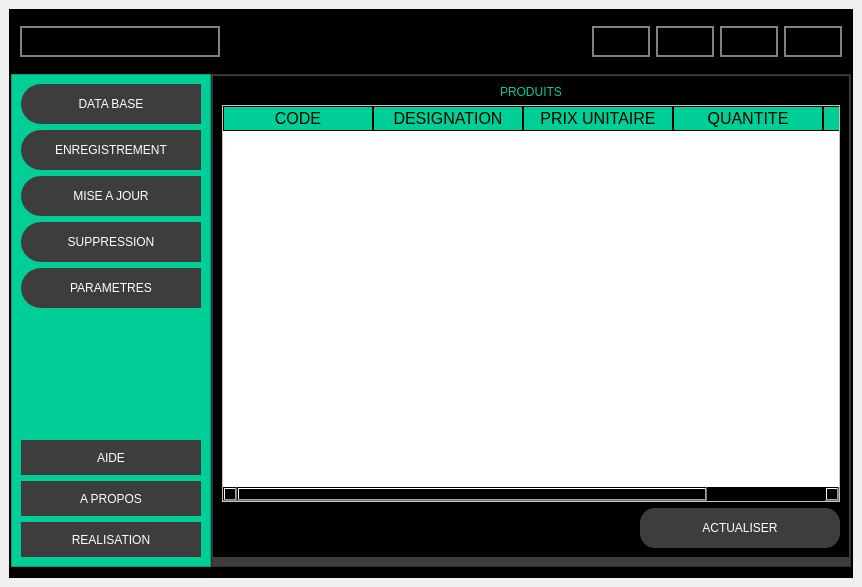
<?xml version="1.0" encoding="UTF-8"?>
<ui version="4.0">
 <class>MainWindow</class>
 <widget class="QMainWindow" name="MainWindow">
  <property name="geometry">
   <rect>
    <x>0</x>
    <y>0</y>
    <width>862</width>
    <height>587</height>
   </rect>
  </property>
  <property name="windowTitle">
   <string>MainWindow</string>
  </property>
  <widget class="QWidget" name="centralwidget">
   <layout class="QVBoxLayout" name="verticalLayout">
    <item>
     <widget class="QFrame" name="frame">
      <property name="styleSheet">
       <string notr="true">background-color: rgb(0, 0, 0);</string>
      </property>
      <property name="frameShape">
       <enum>QFrame::StyledPanel</enum>
      </property>
      <property name="frameShadow">
       <enum>QFrame::Raised</enum>
      </property>
      <layout class="QVBoxLayout" name="verticalLayout_2" stretch="1,8">
       <property name="spacing">
        <number>0</number>
       </property>
       <property name="leftMargin">
        <number>0</number>
       </property>
       <property name="topMargin">
        <number>0</number>
       </property>
       <property name="rightMargin">
        <number>0</number>
       </property>
       <property name="bottomMargin">
        <number>0</number>
       </property>
       <item>
        <widget class="QFrame" name="frame_superieur">
         <property name="styleSheet">
          <string notr="true">QFrame{
	background-color:rgb(0,0,0);
}

QPushButton{
	background-color:#000000ff;
	border-radius: 20px;
	color:springgreen;
	font-weight:bold;
	font-size:18px;
	padding:3px;
	border:2px solid gray;
}

QPushButton:hover{
	background-color:rgb(61,61,61);
	border-radius: 20px;
	border:2px solid white;
}</string>
         </property>
         <property name="frameShape">
          <enum>QFrame::StyledPanel</enum>
         </property>
         <property name="frameShadow">
          <enum>QFrame::Raised</enum>
         </property>
         <layout class="QHBoxLayout" name="horizontalLayout">
          <item>
           <widget class="QPushButton" name="btn_menu">
            <property name="minimumSize">
             <size>
              <width>200</width>
              <height>0</height>
             </size>
            </property>
            <property name="cursor">
             <cursorShape>PointingHandCursor</cursorShape>
            </property>
            <property name="text">
             <string/>
            </property>
            <property name="icon">
             <iconset>
              <normaloff>QSS/Icons/menu_focus.png</normaloff>QSS/Icons/menu_focus.png</iconset>
            </property>
            <property name="iconSize">
             <size>
              <width>38</width>
              <height>38</height>
             </size>
            </property>
           </widget>
          </item>
          <item>
           <spacer name="horizontalSpacer">
            <property name="orientation">
             <enum>Qt::Horizontal</enum>
            </property>
            <property name="sizeHint" stdset="0">
             <size>
              <width>335</width>
              <height>20</height>
             </size>
            </property>
           </spacer>
          </item>
          <item>
           <widget class="QPushButton" name="btn_reduire">
            <property name="cursor">
             <cursorShape>PointingHandCursor</cursorShape>
            </property>
            <property name="text">
             <string/>
            </property>
            <property name="icon">
             <iconset>
              <normaloff>QSS/Icons/minus_focus.png</normaloff>QSS/Icons/minus_focus.png</iconset>
            </property>
            <property name="iconSize">
             <size>
              <width>38</width>
              <height>38</height>
             </size>
            </property>
           </widget>
          </item>
          <item>
           <widget class="QPushButton" name="btn_minimiser">
            <property name="cursor">
             <cursorShape>PointingHandCursor</cursorShape>
            </property>
            <property name="text">
             <string/>
            </property>
            <property name="icon">
             <iconset>
              <normaloff>QSS/Icons/minimize-2_focus.png</normaloff>QSS/Icons/minimize-2_focus.png</iconset>
            </property>
            <property name="iconSize">
             <size>
              <width>38</width>
              <height>38</height>
             </size>
            </property>
           </widget>
          </item>
          <item>
           <widget class="QPushButton" name="btn_maximiser">
            <property name="cursor">
             <cursorShape>PointingHandCursor</cursorShape>
            </property>
            <property name="text">
             <string/>
            </property>
            <property name="icon">
             <iconset>
              <normaloff>QSS/Icons/maximize-2_focus.png</normaloff>QSS/Icons/maximize-2_focus.png</iconset>
            </property>
            <property name="iconSize">
             <size>
              <width>38</width>
              <height>38</height>
             </size>
            </property>
           </widget>
          </item>
          <item>
           <widget class="QPushButton" name="btn_fermer">
            <property name="cursor">
             <cursorShape>PointingHandCursor</cursorShape>
            </property>
            <property name="text">
             <string/>
            </property>
            <property name="icon">
             <iconset>
              <normaloff>QSS/Icons/window_close_focus.png</normaloff>QSS/Icons/window_close_focus.png</iconset>
            </property>
            <property name="iconSize">
             <size>
              <width>38</width>
              <height>38</height>
             </size>
            </property>
           </widget>
          </item>
         </layout>
        </widget>
       </item>
       <item>
        <widget class="QFrame" name="frame_contenu">
         <property name="minimumSize">
          <size>
           <width>0</width>
           <height>42</height>
          </size>
         </property>
         <property name="frameShape">
          <enum>QFrame::StyledPanel</enum>
         </property>
         <property name="frameShadow">
          <enum>QFrame::Raised</enum>
         </property>
         <layout class="QHBoxLayout" name="horizontalLayout_2">
          <property name="spacing">
           <number>0</number>
          </property>
          <property name="leftMargin">
           <number>0</number>
          </property>
          <property name="topMargin">
           <number>0</number>
          </property>
          <property name="rightMargin">
           <number>0</number>
          </property>
          <property name="bottomMargin">
           <number>9</number>
          </property>
          <item>
           <widget class="QFrame" name="frame_control">
            <property name="minimumSize">
             <size>
              <width>200</width>
              <height>0</height>
             </size>
            </property>
            <property name="maximumSize">
             <size>
              <width>200</width>
              <height>16777215</height>
             </size>
            </property>
            <property name="styleSheet">
             <string notr="true">QFrame{
	background-color:rgb(0,206,151);
}

QPushButton{
	background-color:rgb(61,61,61);
	border-top-left-radius: 20px;
	border-bottom-left-radius: 20px;
	color:rgb(255,255,255);
	font: 77 10pt &quot;Arial Black&quot;;
}

QPushButton:hover{
	background-color:white;
	color:rgb(0,0,0);
}</string>
            </property>
            <property name="frameShape">
             <enum>QFrame::StyledPanel</enum>
            </property>
            <property name="frameShadow">
             <enum>QFrame::Raised</enum>
            </property>
            <layout class="QVBoxLayout" name="verticalLayout_3">
             <item>
              <widget class="QPushButton" name="btn_page_database">
               <property name="minimumSize">
                <size>
                 <width>0</width>
                 <height>40</height>
                </size>
               </property>
               <property name="cursor">
                <cursorShape>PointingHandCursor</cursorShape>
               </property>
               <property name="text">
                <string>DATA BASE</string>
               </property>
               <property name="icon">
                <iconset>
                 <normaloff>QSS/Icons/book_focus.png</normaloff>QSS/Icons/book_focus.png</iconset>
               </property>
               <property name="iconSize">
                <size>
                 <width>32</width>
                 <height>32</height>
                </size>
               </property>
              </widget>
             </item>
             <item>
              <widget class="QPushButton" name="btn_page_enreg">
               <property name="minimumSize">
                <size>
                 <width>0</width>
                 <height>40</height>
                </size>
               </property>
               <property name="cursor">
                <cursorShape>PointingHandCursor</cursorShape>
               </property>
               <property name="text">
                <string>ENREGISTREMENT</string>
               </property>
               <property name="icon">
                <iconset>
                 <normaloff>QSS/Icons/plus-square_focus.png</normaloff>QSS/Icons/plus-square_focus.png</iconset>
               </property>
               <property name="iconSize">
                <size>
                 <width>32</width>
                 <height>32</height>
                </size>
               </property>
              </widget>
             </item>
             <item>
              <widget class="QPushButton" name="btn_page_miseajour">
               <property name="minimumSize">
                <size>
                 <width>0</width>
                 <height>40</height>
                </size>
               </property>
               <property name="cursor">
                <cursorShape>PointingHandCursor</cursorShape>
               </property>
               <property name="text">
                <string>MISE A JOUR</string>
               </property>
               <property name="icon">
                <iconset>
                 <normaloff>QSS/Icons/edit_focus.png</normaloff>QSS/Icons/edit_focus.png</iconset>
               </property>
               <property name="iconSize">
                <size>
                 <width>32</width>
                 <height>32</height>
                </size>
               </property>
              </widget>
             </item>
             <item>
              <widget class="QPushButton" name="btn_page_suppr">
               <property name="minimumSize">
                <size>
                 <width>0</width>
                 <height>40</height>
                </size>
               </property>
               <property name="cursor">
                <cursorShape>PointingHandCursor</cursorShape>
               </property>
               <property name="text">
                <string>SUPPRESSION</string>
               </property>
               <property name="icon">
                <iconset>
                 <normaloff>QSS/Icons/trash-2_focus.png</normaloff>QSS/Icons/trash-2_focus.png</iconset>
               </property>
               <property name="iconSize">
                <size>
                 <width>32</width>
                 <height>32</height>
                </size>
               </property>
              </widget>
             </item>
             <item>
              <widget class="QPushButton" name="btn_page_param">
               <property name="minimumSize">
                <size>
                 <width>0</width>
                 <height>40</height>
                </size>
               </property>
               <property name="cursor">
                <cursorShape>PointingHandCursor</cursorShape>
               </property>
               <property name="text">
                <string>PARAMETRES</string>
               </property>
               <property name="icon">
                <iconset>
                 <normaloff>QSS/Icons/tool_focus.png</normaloff>QSS/Icons/tool_focus.png</iconset>
               </property>
               <property name="iconSize">
                <size>
                 <width>32</width>
                 <height>32</height>
                </size>
               </property>
              </widget>
             </item>
             <item>
              <spacer name="verticalSpacer">
               <property name="orientation">
                <enum>Qt::Vertical</enum>
               </property>
               <property name="sizeHint" stdset="0">
                <size>
                 <width>20</width>
                 <height>112</height>
                </size>
               </property>
              </spacer>
             </item>
             <item>
              <widget class="QPushButton" name="btn_page_aide">
               <property name="minimumSize">
                <size>
                 <width>0</width>
                 <height>35</height>
                </size>
               </property>
               <property name="cursor">
                <cursorShape>PointingHandCursor</cursorShape>
               </property>
               <property name="text">
                <string>AIDE</string>
               </property>
               <property name="icon">
                <iconset>
                 <normaloff>QSS/Icons/help-circle_focus.png</normaloff>QSS/Icons/help-circle_focus.png</iconset>
               </property>
               <property name="iconSize">
                <size>
                 <width>32</width>
                 <height>32</height>
                </size>
               </property>
              </widget>
             </item>
             <item>
              <widget class="QPushButton" name="btn_page_apropos">
               <property name="minimumSize">
                <size>
                 <width>0</width>
                 <height>35</height>
                </size>
               </property>
               <property name="cursor">
                <cursorShape>PointingHandCursor</cursorShape>
               </property>
               <property name="text">
                <string>A PROPOS</string>
               </property>
               <property name="icon">
                <iconset>
                 <normaloff>QSS/Icons/info_focus.png</normaloff>QSS/Icons/info_focus.png</iconset>
               </property>
               <property name="iconSize">
                <size>
                 <width>32</width>
                 <height>32</height>
                </size>
               </property>
              </widget>
             </item>
             <item>
              <widget class="QPushButton" name="btn_page_realisation">
               <property name="minimumSize">
                <size>
                 <width>0</width>
                 <height>35</height>
                </size>
               </property>
               <property name="cursor">
                <cursorShape>PointingHandCursor</cursorShape>
               </property>
               <property name="text">
                <string>REALISATION</string>
               </property>
               <property name="icon">
                <iconset>
                 <normaloff>QSS/Icons/link_focus.png</normaloff>QSS/Icons/link_focus.png</iconset>
               </property>
               <property name="iconSize">
                <size>
                 <width>32</width>
                 <height>32</height>
                </size>
               </property>
              </widget>
             </item>
            </layout>
           </widget>
          </item>
          <item>
           <widget class="QFrame" name="frame_pagination">
            <property name="styleSheet">
             <string notr="true">QFrame{
	background-color:rgb(61,61,61);
}

QLabel{
	background-color:#000000ff;
	border:0px solid #14C8DC;
	color:rgb(0,206,151);
	font: 87 12pt &quot;Arial Black&quot;;
}

QLineEdit{
	background-color:#000000ff;
	border:0px;
	border-bottom:2px solid rgb(61,61,61);
	color:rgb(255,255,255);
	font: 75 12pt &quot;Times New Roman&quot;;
}

QPushButton{
	background-color: rgb(61,61,61);
	border-radius:15px;
	color:rgb(255,255,255);
	font: 77 12pt &quot;Arial Black&quot;;
}

QPushButton:hover{
	background-color: rgb(0,206,151);
	border-radius:15px;
	color:rgb(0,0,0);
	font: 77 10 pt &quot;Arial Black&quot;;
}

QTableView{
	background-color:rgb(255,255,255);
	color:rgb(0,0,0);
	gridline-color:rgb(0,206,151);
	font-size:16px;
}

QHeaderView::section{
	background-color:rgb(0,206,151);
	border:1px solid  rgb(0,0,0);
	font-size:16px;
}

QTableView QTableCorneButton::section {
	background-color:rgb(0,0,0);
	border:1px solid  rgb(0,206,151);
}</string>
            </property>
            <property name="frameShape">
             <enum>QFrame::StyledPanel</enum>
            </property>
            <property name="frameShadow">
             <enum>QFrame::Raised</enum>
            </property>
            <layout class="QVBoxLayout" name="verticalLayout_4">
             <property name="spacing">
              <number>1</number>
             </property>
             <property name="leftMargin">
              <number>1</number>
             </property>
             <property name="topMargin">
              <number>1</number>
             </property>
             <property name="rightMargin">
              <number>1</number>
             </property>
             <property name="bottomMargin">
              <number>9</number>
             </property>
             <item>
              <widget class="QStackedWidget" name="stackedWidget">
               <widget class="QWidget" name="page_db">
                <layout class="QVBoxLayout" name="verticalLayout_5">
                 <item alignment="Qt::AlignHCenter|Qt::AlignVCenter">
                  <widget class="QLabel" name="label">
                   <property name="text">
                    <string>PRODUITS</string>
                   </property>
                  </widget>
                 </item>
                 <item>
                  <widget class="QTableWidget" name="table_produits">
                   <attribute name="horizontalHeaderVisible">
                    <bool>true</bool>
                   </attribute>
                   <attribute name="horizontalHeaderCascadingSectionResizes">
                    <bool>false</bool>
                   </attribute>
                   <attribute name="horizontalHeaderMinimumSectionSize">
                    <number>39</number>
                   </attribute>
                   <attribute name="horizontalHeaderDefaultSectionSize">
                    <number>150</number>
                   </attribute>
                   <attribute name="horizontalHeaderShowSortIndicator" stdset="0">
                    <bool>false</bool>
                   </attribute>
                   <attribute name="verticalHeaderVisible">
                    <bool>true</bool>
                   </attribute>
                   <column>
                    <property name="text">
                     <string>CODE</string>
                    </property>
                   </column>
                   <column>
                    <property name="text">
                     <string>DESIGNATION</string>
                    </property>
                   </column>
                   <column>
                    <property name="text">
                     <string>PRIX UNITAIRE</string>
                    </property>
                   </column>
                   <column>
                    <property name="text">
                     <string>QUANTITE</string>
                    </property>
                   </column>
                   <column>
                    <property name="text">
                     <string>CATEGORIE</string>
                    </property>
                   </column>
                  </widget>
                 </item>
                 <item>
                  <layout class="QHBoxLayout" name="horizontalLayout_3">
                   <item>
                    <spacer name="horizontalSpacer_2">
                     <property name="orientation">
                      <enum>Qt::Horizontal</enum>
                     </property>
                     <property name="sizeHint" stdset="0">
                      <size>
                       <width>40</width>
                       <height>20</height>
                      </size>
                     </property>
                    </spacer>
                   </item>
                   <item>
                    <widget class="QPushButton" name="btn_actualiser">
                     <property name="minimumSize">
                      <size>
                       <width>200</width>
                       <height>40</height>
                      </size>
                     </property>
                     <property name="text">
                      <string>ACTUALISER</string>
                     </property>
                    </widget>
                   </item>
                  </layout>
                 </item>
                </layout>
               </widget>
               <widget class="QWidget" name="page_aide">
                <widget class="QLabel" name="label_9">
                 <property name="geometry">
                  <rect>
                   <x>220</x>
                   <y>180</y>
                   <width>111</width>
                   <height>51</height>
                  </rect>
                 </property>
                 <property name="text">
                  <string>PAGE AIDE</string>
                 </property>
                </widget>
               </widget>
               <widget class="QWidget" name="page_apropos">
                <widget class="QLabel" name="label_10">
                 <property name="geometry">
                  <rect>
                   <x>200</x>
                   <y>200</y>
                   <width>171</width>
                   <height>51</height>
                  </rect>
                 </property>
                 <property name="text">
                  <string>PAGE A PROPOS</string>
                 </property>
                </widget>
               </widget>
               <widget class="QWidget" name="page_realisation">
                <widget class="QLabel" name="label_20">
                 <property name="geometry">
                  <rect>
                   <x>150</x>
                   <y>190</y>
                   <width>181</width>
                   <height>51</height>
                  </rect>
                 </property>
                 <property name="text">
                  <string>PAGE REALISATION</string>
                 </property>
                </widget>
               </widget>
               <widget class="QWidget" name="page_miseajour">
                <layout class="QVBoxLayout" name="verticalLayout_11">
                 <item alignment="Qt::AlignHCenter">
                  <widget class="QLabel" name="label_15">
                   <property name="text">
                    <string>MODIFICATION D'UN PRODUIT</string>
                   </property>
                  </widget>
                 </item>
                 <item>
                  <layout class="QHBoxLayout" name="horizontalLayout_8">
                   <item>
                    <widget class="QLabel" name="label_16">
                     <property name="minimumSize">
                      <size>
                       <width>120</width>
                       <height>0</height>
                      </size>
                     </property>
                     <property name="text">
                      <string>Rechercher</string>
                     </property>
                    </widget>
                   </item>
                   <item>
                    <widget class="QLineEdit" name="txt_recherche_misajour"/>
                   </item>
                   <item>
                    <widget class="QPushButton" name="btn_recherche">
                     <property name="text">
                      <string/>
                     </property>
                     <property name="icon">
                      <iconset>
                       <normaloff>QSS/Icons/search_focus.png</normaloff>QSS/Icons/search_focus.png</iconset>
                     </property>
                     <property name="iconSize">
                      <size>
                       <width>32</width>
                       <height>32</height>
                      </size>
                     </property>
                    </widget>
                   </item>
                  </layout>
                 </item>
                 <item>
                  <spacer name="verticalSpacer_5">
                   <property name="orientation">
                    <enum>Qt::Vertical</enum>
                   </property>
                   <property name="sizeHint" stdset="0">
                    <size>
                     <width>20</width>
                     <height>42</height>
                    </size>
                   </property>
                  </spacer>
                 </item>
                 <item>
                  <layout class="QHBoxLayout" name="horizontalLayout_7">
                   <property name="spacing">
                    <number>6</number>
                   </property>
                   <item>
                    <layout class="QVBoxLayout" name="verticalLayout_9">
                     <property name="spacing">
                      <number>30</number>
                     </property>
                     <item>
                      <widget class="QLabel" name="label_8">
                       <property name="text">
                        <string>CODE</string>
                       </property>
                      </widget>
                     </item>
                     <item>
                      <widget class="QLabel" name="label_11">
                       <property name="text">
                        <string>DESIGNATION</string>
                       </property>
                      </widget>
                     </item>
                     <item>
                      <widget class="QLabel" name="label_12">
                       <property name="text">
                        <string>PRIX UNITAIRE</string>
                       </property>
                      </widget>
                     </item>
                     <item>
                      <widget class="QLabel" name="label_13">
                       <property name="text">
                        <string>QUANTITE</string>
                       </property>
                      </widget>
                     </item>
                     <item>
                      <widget class="QLabel" name="label_14">
                       <property name="text">
                        <string>CATEGORIE</string>
                       </property>
                      </widget>
                     </item>
                    </layout>
                   </item>
                   <item>
                    <layout class="QVBoxLayout" name="verticalLayout_10">
                     <property name="spacing">
                      <number>30</number>
                     </property>
                     <item>
                      <widget class="QLineEdit" name="txt_code"/>
                     </item>
                     <item>
                      <widget class="QLineEdit" name="txt_designation"/>
                     </item>
                     <item>
                      <widget class="QLineEdit" name="txt_prixunitaire"/>
                     </item>
                     <item>
                      <widget class="QLineEdit" name="txt_quantite"/>
                     </item>
                     <item>
                      <widget class="QLineEdit" name="txt_categorie"/>
                     </item>
                    </layout>
                   </item>
                   <item>
                    <spacer name="horizontalSpacer_6">
                     <property name="orientation">
                      <enum>Qt::Horizontal</enum>
                     </property>
                     <property name="sizeHint" stdset="0">
                      <size>
                       <width>40</width>
                       <height>20</height>
                      </size>
                     </property>
                    </spacer>
                   </item>
                  </layout>
                 </item>
                 <item>
                  <spacer name="verticalSpacer_4">
                   <property name="orientation">
                    <enum>Qt::Vertical</enum>
                   </property>
                   <property name="sizeHint" stdset="0">
                    <size>
                     <width>20</width>
                     <height>42</height>
                    </size>
                   </property>
                  </spacer>
                 </item>
                 <item>
                  <layout class="QHBoxLayout" name="horizontalLayout_6">
                   <item>
                    <widget class="QLabel" name="empty_miseajour">
                     <property name="minimumSize">
                      <size>
                       <width>200</width>
                       <height>0</height>
                      </size>
                     </property>
                     <property name="text">
                      <string/>
                     </property>
                    </widget>
                   </item>
                   <item>
                    <spacer name="horizontalSpacer_5">
                     <property name="orientation">
                      <enum>Qt::Horizontal</enum>
                     </property>
                     <property name="sizeHint" stdset="0">
                      <size>
                       <width>40</width>
                       <height>20</height>
                      </size>
                     </property>
                    </spacer>
                   </item>
                   <item>
                    <widget class="QPushButton" name="btn_miseajour">
                     <property name="minimumSize">
                      <size>
                       <width>200</width>
                       <height>40</height>
                      </size>
                     </property>
                     <property name="text">
                      <string>MISE A JOUR</string>
                     </property>
                    </widget>
                   </item>
                  </layout>
                 </item>
                </layout>
               </widget>
               <widget class="QWidget" name="page_suppr">
                <layout class="QVBoxLayout" name="verticalLayout_12">
                 <item>
                  <widget class="QLabel" name="label_17">
                   <property name="text">
                    <string>SUPPRESSION D'UN PRODUIT</string>
                   </property>
                   <property name="alignment">
                    <set>Qt::AlignCenter</set>
                   </property>
                  </widget>
                 </item>
                 <item>
                  <layout class="QHBoxLayout" name="horizontalLayout_9">
                   <item>
                    <widget class="QLabel" name="label_18">
                     <property name="minimumSize">
                      <size>
                       <width>120</width>
                       <height>0</height>
                      </size>
                     </property>
                     <property name="text">
                      <string>Rechercher</string>
                     </property>
                    </widget>
                   </item>
                   <item>
                    <widget class="QLineEdit" name="txt_suppr_recherche"/>
                   </item>
                   <item>
                    <widget class="QPushButton" name="btn_suppr_recherche">
                     <property name="text">
                      <string/>
                     </property>
                     <property name="icon">
                      <iconset>
                       <normaloff>QSS/Icons/search_focus.png</normaloff>QSS/Icons/search_focus.png</iconset>
                     </property>
                     <property name="iconSize">
                      <size>
                       <width>32</width>
                       <height>32</height>
                      </size>
                     </property>
                    </widget>
                   </item>
                  </layout>
                 </item>
                 <item>
                  <widget class="QTableWidget" name="table_suppr">
                   <attribute name="horizontalHeaderVisible">
                    <bool>true</bool>
                   </attribute>
                   <attribute name="horizontalHeaderCascadingSectionResizes">
                    <bool>false</bool>
                   </attribute>
                   <attribute name="horizontalHeaderMinimumSectionSize">
                    <number>39</number>
                   </attribute>
                   <attribute name="horizontalHeaderDefaultSectionSize">
                    <number>150</number>
                   </attribute>
                   <attribute name="horizontalHeaderShowSortIndicator" stdset="0">
                    <bool>false</bool>
                   </attribute>
                   <attribute name="verticalHeaderVisible">
                    <bool>true</bool>
                   </attribute>
                   <column>
                    <property name="text">
                     <string>CODE</string>
                    </property>
                   </column>
                   <column>
                    <property name="text">
                     <string>DESIGNATION</string>
                    </property>
                   </column>
                   <column>
                    <property name="text">
                     <string>PRIX UNITAIRE</string>
                    </property>
                   </column>
                   <column>
                    <property name="text">
                     <string>QUANTITE</string>
                    </property>
                   </column>
                   <column>
                    <property name="text">
                     <string>CATEGORIE</string>
                    </property>
                   </column>
                  </widget>
                 </item>
                 <item>
                  <layout class="QHBoxLayout" name="horizontalLayout_10">
                   <item>
                    <widget class="QLabel" name="suppr_empty">
                     <property name="minimumSize">
                      <size>
                       <width>200</width>
                       <height>0</height>
                      </size>
                     </property>
                     <property name="text">
                      <string/>
                     </property>
                    </widget>
                   </item>
                   <item>
                    <spacer name="horizontalSpacer_7">
                     <property name="orientation">
                      <enum>Qt::Horizontal</enum>
                     </property>
                     <property name="sizeHint" stdset="0">
                      <size>
                       <width>40</width>
                       <height>20</height>
                      </size>
                     </property>
                    </spacer>
                   </item>
                   <item>
                    <widget class="QPushButton" name="btn_suppr">
                     <property name="minimumSize">
                      <size>
                       <width>200</width>
                       <height>40</height>
                      </size>
                     </property>
                     <property name="text">
                      <string>SUPPRIMER</string>
                     </property>
                    </widget>
                   </item>
                  </layout>
                 </item>
                </layout>
               </widget>
               <widget class="QWidget" name="page_params">
                <widget class="QLabel" name="label_19">
                 <property name="geometry">
                  <rect>
                   <x>200</x>
                   <y>190</y>
                   <width>191</width>
                   <height>41</height>
                  </rect>
                 </property>
                 <property name="text">
                  <string>PAGE PARAMETRES</string>
                 </property>
                </widget>
               </widget>
               <widget class="QWidget" name="page_enreg">
                <layout class="QVBoxLayout" name="verticalLayout_8">
                 <item alignment="Qt::AlignHCenter">
                  <widget class="QLabel" name="label_7">
                   <property name="text">
                    <string>ENREGISTREMENT D'UN PRODUIT</string>
                   </property>
                  </widget>
                 </item>
                 <item>
                  <spacer name="verticalSpacer_2">
                   <property name="orientation">
                    <enum>Qt::Vertical</enum>
                   </property>
                   <property name="sizeHint" stdset="0">
                    <size>
                     <width>20</width>
                     <height>40</height>
                    </size>
                   </property>
                  </spacer>
                 </item>
                 <item>
                  <layout class="QHBoxLayout" name="horizontalLayout_4">
                   <property name="spacing">
                    <number>6</number>
                   </property>
                   <item>
                    <layout class="QVBoxLayout" name="verticalLayout_6">
                     <property name="spacing">
                      <number>30</number>
                     </property>
                     <item>
                      <widget class="QLabel" name="label_2">
                       <property name="text">
                        <string>CODE</string>
                       </property>
                      </widget>
                     </item>
                     <item>
                      <widget class="QLabel" name="label_3">
                       <property name="text">
                        <string>DESIGNATION</string>
                       </property>
                      </widget>
                     </item>
                     <item>
                      <widget class="QLabel" name="label_4">
                       <property name="text">
                        <string>PRIX UNITAIRE</string>
                       </property>
                      </widget>
                     </item>
                     <item>
                      <widget class="QLabel" name="label_5">
                       <property name="text">
                        <string>QUANTITE</string>
                       </property>
                      </widget>
                     </item>
                     <item>
                      <widget class="QLabel" name="label_6">
                       <property name="text">
                        <string>CATEGORIE</string>
                       </property>
                      </widget>
                     </item>
                    </layout>
                   </item>
                   <item>
                    <layout class="QVBoxLayout" name="verticalLayout_7">
                     <property name="spacing">
                      <number>30</number>
                     </property>
                     <item>
                      <widget class="QLineEdit" name="txt_code_enreg"/>
                     </item>
                     <item>
                      <widget class="QLineEdit" name="txt_designation_enreg"/>
                     </item>
                     <item>
                      <widget class="QLineEdit" name="txt_prixunitaire_enreg"/>
                     </item>
                     <item>
                      <widget class="QLineEdit" name="txt_quantite_enreg"/>
                     </item>
                     <item>
                      <widget class="QLineEdit" name="txt_categorie_enreg"/>
                     </item>
                    </layout>
                   </item>
                   <item>
                    <spacer name="horizontalSpacer_4">
                     <property name="orientation">
                      <enum>Qt::Horizontal</enum>
                     </property>
                     <property name="sizeHint" stdset="0">
                      <size>
                       <width>40</width>
                       <height>20</height>
                      </size>
                     </property>
                    </spacer>
                   </item>
                  </layout>
                 </item>
                 <item>
                  <spacer name="verticalSpacer_3">
                   <property name="orientation">
                    <enum>Qt::Vertical</enum>
                   </property>
                   <property name="sizeHint" stdset="0">
                    <size>
                     <width>20</width>
                     <height>40</height>
                    </size>
                   </property>
                  </spacer>
                 </item>
                 <item>
                  <layout class="QHBoxLayout" name="horizontalLayout_5">
                   <item>
                    <widget class="QLabel" name="empty_enreg">
                     <property name="minimumSize">
                      <size>
                       <width>200</width>
                       <height>0</height>
                      </size>
                     </property>
                     <property name="text">
                      <string/>
                     </property>
                    </widget>
                   </item>
                   <item>
                    <spacer name="horizontalSpacer_3">
                     <property name="orientation">
                      <enum>Qt::Horizontal</enum>
                     </property>
                     <property name="sizeHint" stdset="0">
                      <size>
                       <width>40</width>
                       <height>20</height>
                      </size>
                     </property>
                    </spacer>
                   </item>
                   <item>
                    <widget class="QPushButton" name="btn_enreg">
                     <property name="minimumSize">
                      <size>
                       <width>200</width>
                       <height>40</height>
                      </size>
                     </property>
                     <property name="text">
                      <string>ENREGISTRER</string>
                     </property>
                    </widget>
                   </item>
                  </layout>
                 </item>
                </layout>
               </widget>
              </widget>
             </item>
            </layout>
           </widget>
          </item>
         </layout>
        </widget>
       </item>
      </layout>
     </widget>
    </item>
   </layout>
  </widget>
 </widget>
 <resources>
  <include location="QSS/QSS_Resources.qrc"/>
 </resources>
 <connections/>
</ui>
